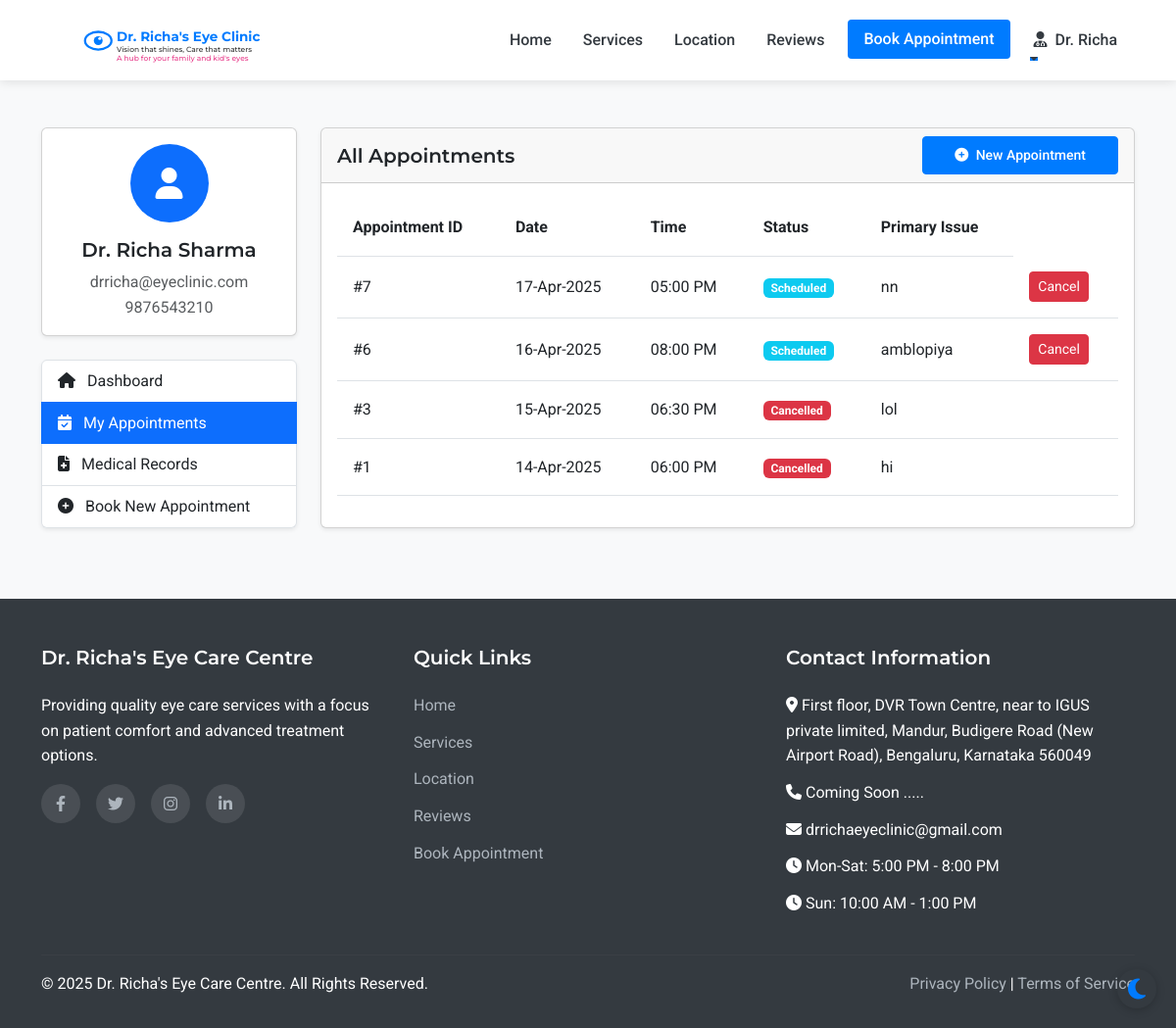
Before: /patient/appointments (signed in) with the older database file.
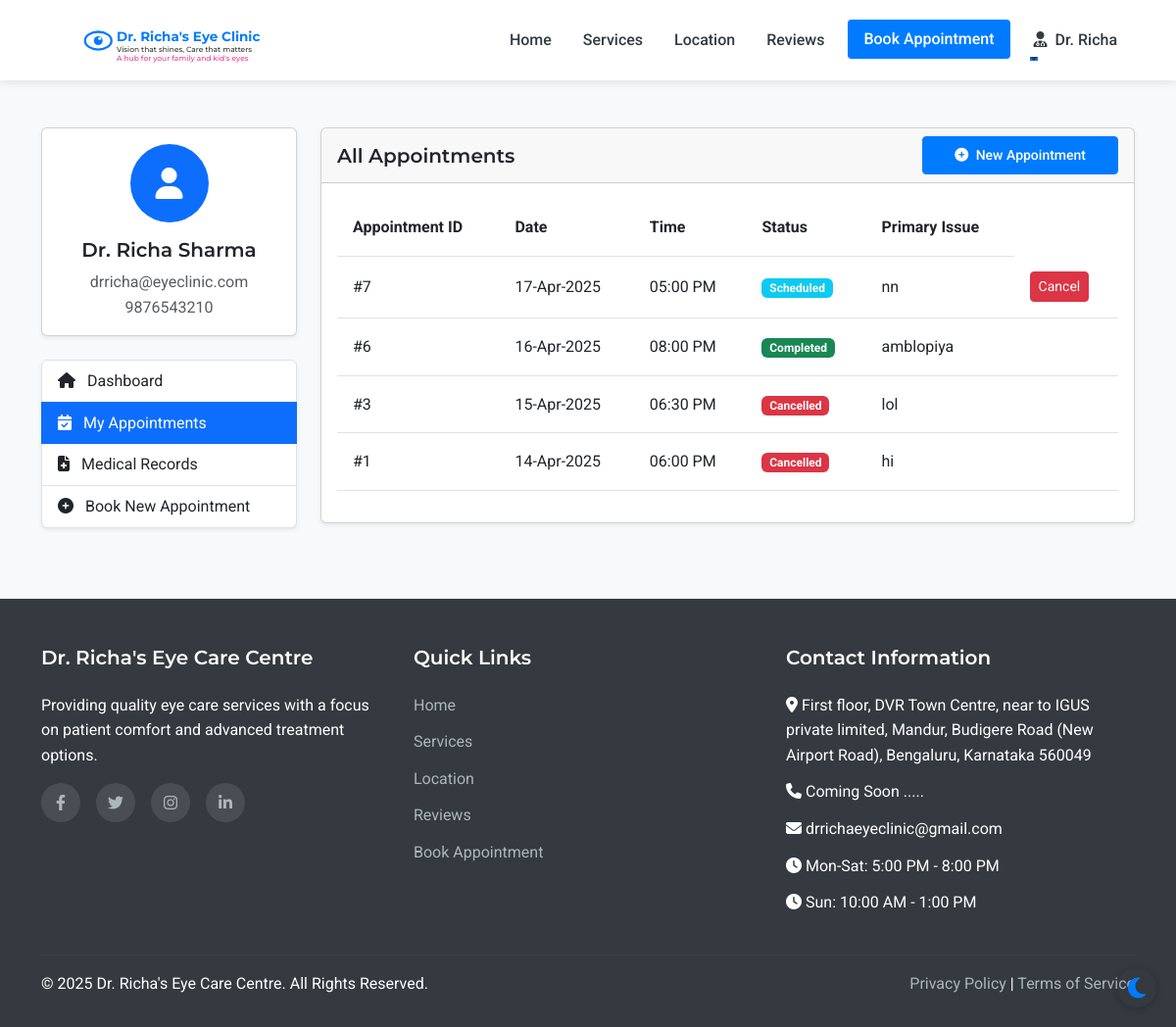
After: the same page with the newer database file.
### models.py (models this page shows, shortened)
class Appointment(db.Model):
    id = db.Column(db.Integer, primary_key=True)
    patient_id = db.Column(db.Integer, db.ForeignKey('patient.id'), nullable=False)
    appointment_date = db.Column(db.Date, nullable=False)
    appointment_time = db.Column(db.Time, nullable=False)
    primary_issue = db.Column(db.Text, nullable=True)
    referral_info = db.Column(db.String(255), nullable=True)
    status = db.Column(db.String(20), default='scheduled')  # scheduled, completed, cancelled
    created_at = db.Column(db.DateTime, default=datetime.utcnow)
    consultation_fee = db.Column(db.Float, nullable=False, default=500.0)
    payment_status = db.Column(db.String(20), default='pending')  # pending, paid

### routes.py (the view)
@app.route('/patient/appointments')
@login_required
def patient_appointments():
    appointments = Appointment.query.filter_by(patient_id=current_user.id).order_by(desc(Appointment.appointment_date)).all()
    form = FlaskForm()
    return render_template('patient/appointments.html', appointments=appointments, form=form)

### app.py (called while the page is built)
@login_manager.user_loader
def load_user(user_id):
    from models import Doctor, Assistant, Admin, Patient
    try:
        if user_id.startswith('doctor_'):
            return Doctor.query.get(int(user_id.split('_')[1]))
        elif user_id.startswith('assistant_'):
            return Assistant.query.get(int(user_id.split('_')[1]))
        elif user_id.startswith('admin_'):
            return Admin.query.get(int(user_id.split('_')[1]))
        else:
            return Patient.query.get(int(user_id))
    except (ValueError, AttributeError):
        return None

### routes.py (called while the page is built)
@app.context_processor
def inject_now():
    return {'now': datetime.now()}

### templates/patient/appointments.html (shortened to what the changed rows need)
{% extends 'layout.html' %}
{% block content %}
<section class="py-5 bg-light">
    <div class="container">
        <div class="row">
            <div class="col-lg-9">
                <div class="card shadow-sm mb-4">
                    <div class="card-body">
                        {% if appointments %}
                            <div class="table-responsive">
                                <table class="table table-hover">
                                    <thead>
                                        <tr>
                                            <th>Appointment ID</th>
                                            <th>Date</th>
                                            <th>Time</th>
                                            <th>Status</th>
                                            <th>Primary Issue</th>
                                        </tr>
                                    </thead>
                                    <tbody>
                                        {% for appointment in appointments %}
                                            <tr>
                                                <td>#{{ appointment.id }}</td>
                                                <td>{{ appointment.appointment_date.strftime('%d-%b-%Y') }}</td>
                                                <td>{{ appointment.appointment_time.strftime('%I:%M %p') }}</td>
                                                <td>
                                                    {% if appointment.status == 'scheduled' %}
                                                        <span class="badge bg-info">Scheduled</span>
                                                    {% elif appointment.status == 'completed' %}
                                                        <span class="badge bg-success">Completed</span>
                                                    {% elif appointment.status == 'cancelled' %}
                                                        <span class="badge bg-danger">Cancelled</span>
                                                    {% else %}
                                                        <span class="badge bg-secondary">{{ appointment.status }}</span>
                                                    {% endif %}
                                                </td>
                                                <td>{{ appointment.primary_issue or 'Not specified' }}</td>
                                                <td>
                                                    {% if appointment.status == 'scheduled' %}
                                                        <form method="POST" action="{{ url_for('patient_cancel_appointment', appointment_id=appointment.id) }}" style="display: inline;">
                                                            <button type="submit" class="btn btn-sm btn-danger" onclick="return confirm('Are you sure you want to cancel this appointment?')">Cancel</button>
                                                        </form>
                                                    {% endif %}
                                                </td>
                                            </tr>
                                        {% endfor %}
                                    </tbody>
                                </table>
                            </div>
                        {% else %}
                            <div class="text-center p-4">
                                <p class="text-muted mb-3">You don't have any appointments yet.</p>
                                <a href="{{ url_for('appointment') }}" class="btn btn-primary">Book Your First Appointment</a>
                            </div>
                        {% endif %}
                    </div>
                </div>
            </div>
        </div>
    </div>
</section>
{% endblock %}

Changed rows visible on the page:
changed Appointment "16-Apr-2025": status "Scheduled Cancel" → "Completed"
